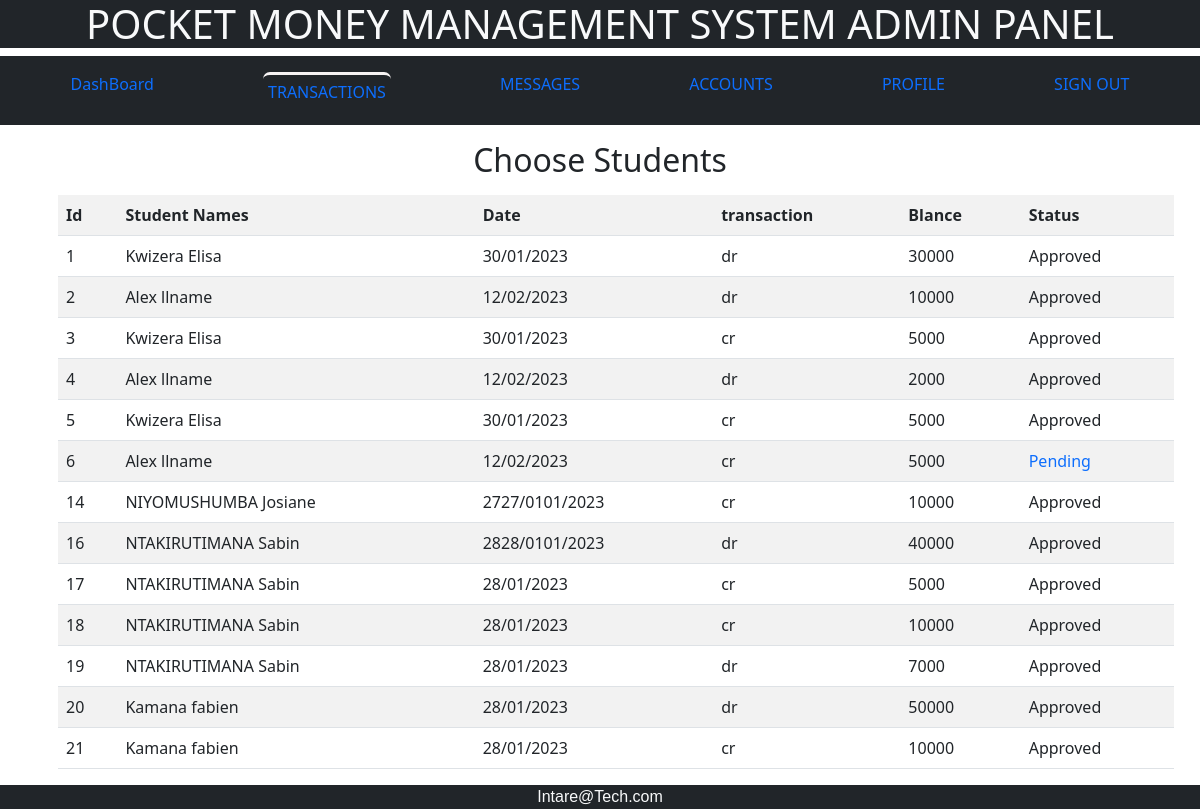
The page /transactions.php (signed in) on the database its author committed.
### tables this page shows
CREATE TABLE IF NOT EXISTS `transactions` (
  `tId` int(30) NOT NULL,
  `uId` int(123) NOT NULL,
  `date` varchar(21) NOT NULL,
  `task` varchar(10) NOT NULL,
  `amount` decimal(30,0) NOT NULL,
  `status` int(1) NOT NULL
);

CREATE TABLE IF NOT EXISTS `users` (
  `Id` int(30) NOT NULL,
  `username` varchar(30) NOT NULL,
  `password` varchar(80) NOT NULL,
  `firstName` varchar(40) NOT NULL,
  `lastName` varchar(40) NOT NULL,
  `post` int(1) NOT NULL,
  `stutus` int(1) NOT NULL
);

### transactions.php (the view, shortened to what this page needs)
<!DOCTYPE html>
<html lang="en">
<head>
    <?php
require_once("connection.php");
$sql = mysqli_query($conn,"SELECT * FROM `transactions` INNER JOIN users WHERE users.id = transactions.uId") or die;
    ?>
    <link rel="stylesheet" href="css/bootstrap.min.css">
    <link rel="stylesheet" href="css/style.css">
</head>
<body>
<h1 class="text-light bg-dark text-center">POCKET MONEY MANAGEMENT SYSTEM ADMIN PANEL</h1>
    <nav class=" bg-dark">
        <ul class="d-flex p-3">
            <a href="adminhome.php"><li >DashBoard</li></a>
            <a href="transactions.php"><li class="active">TRANSACTIONS</li></a>
            <a href="message.php"><li>MESSAGES</li></a>
            <a href="account.php"><li>ACCOUNTS</li></a>
            <a href="profile.php"><li>PROFILE</li></a>
            <a href="logout.php"> SIGN OUT</a>
        </ul>
    </nav>
    <div class="bodysection">
   <span class="text-center">
   <h2>Choose Students </h2>
   </span>
   <div class="container">
<table class="table table-striped col-10 m-3">
<tr>
    <th>Id</th><th>Student Names</th><th>Date</th><th>transaction</th><th>Blance</th><th>Status</th>
</tr>
<?php
while($row = mysqli_fetch_array($sql)){
    if($row['status']==1)
    $s='Approved';
    else
    $s = "<a href='app.php?id=$row[tId]'>Pending</a>";
    echo"<tr>";
    echo"<td>".$row['tId']."</td>";
    echo"<td>".$row['firstName']." ".$row['lastName']."</td>";
    echo"<td>".$row['date']."</td>";
    echo"<td>".$row['task']."</td>";
    echo"<td>".$row['amount']."</td>";
    echo"<td>".$s."</td>";
    echo"</tr>";
}
?>
</table>
</div>
   </div>
        <div class="footer bg-dark text-center text-light" > Intare@Tech.com</div>
</body>
</html>

### css/style.css (style rules this page uses)
ul { justify-content: space-around; }
li { list-style: none; }
a { text-decoration: none; }
.footer { bottom: 0; width: 100%; position: relative; font-family: Impact, Haettenschweiler, "Arial Narrow Bold", sans-serif; }
.active { border-top: solid rgb(247, 243, 243); border-radius: 7px; padding: 5px; }
.bodysection { min-height: 500px; overflow-y: scroll; }

### rows shown on the page
transactions: tId "1", uId.firstName "Kwizera", uId.lastName "Elisa", date "30/01/2023", task "dr", amount "30000", status "Approved"
transactions: tId "2", uId.firstName "Alex", uId.lastName "llname", date "12/02/2023", task "dr", amount "10000", status "Approved"
transactions: tId "3", uId.firstName "Kwizera", uId.lastName "Elisa", date "30/01/2023", task "cr", amount "5000", status "Approved"
transactions: tId "4", uId.firstName "Alex", uId.lastName "llname", date "12/02/2023", task "dr", amount "2000", status "Approved"
transactions: tId "5", uId.firstName "Kwizera", uId.lastName "Elisa", date "30/01/2023", task "cr", amount "5000", status "Approved"
transactions: tId "6", uId.firstName "Alex", uId.lastName "llname", date "12/02/2023", task "cr", amount "5000"
transactions: tId "14", uId.firstName "NIYOMUSHUMBA", uId.lastName "Josiane", date "2727/0101/2023", task "cr", amount "10000", status "Approved"
transactions: tId "16", uId.firstName "NTAKIRUTIMANA", uId.lastName "Sabin", date "2828/0101/2023", task "dr", amount "40000", status "Approved"
transactions: tId "17", uId.firstName "NTAKIRUTIMANA", uId.lastName "Sabin", date "28/01/2023", task "cr", amount "5000", status "Approved"
transactions: tId "18", uId.firstName "NTAKIRUTIMANA", uId.lastName "Sabin", date "28/01/2023", task "cr", amount "10000", status "Approved"
transactions: tId "19", uId.firstName "NTAKIRUTIMANA", uId.lastName "Sabin", date "28/01/2023", task "dr", amount "7000", status "Approved"
transactions: tId "20", uId.firstName "Kamana", uId.lastName "fabien", date "28/01/2023", task "dr", amount "50000", status "Approved"
transactions: tId "21", uId.firstName "Kamana", uId.lastName "fabien", date "28/01/2023", task "cr", amount "10000", status "Approved"
